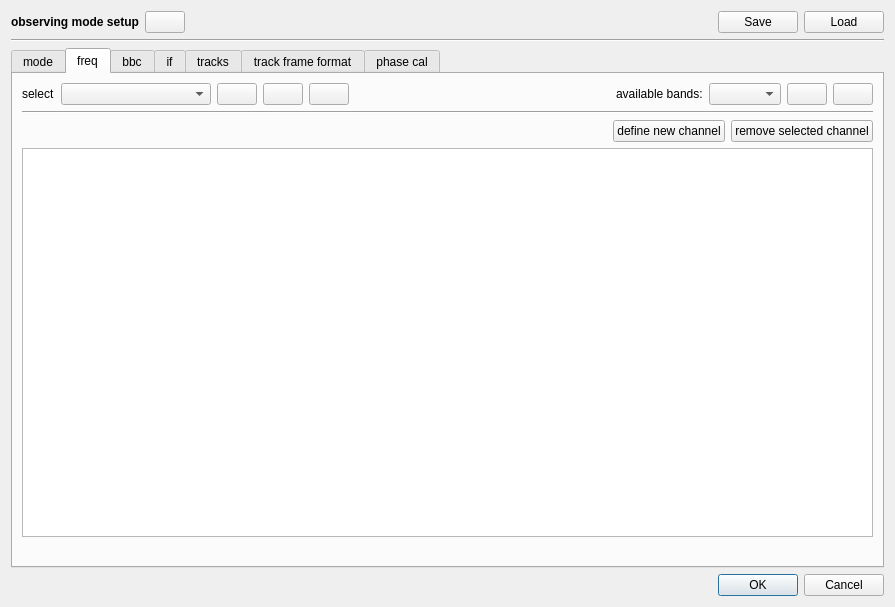
<?xml version="1.0" encoding="UTF-8"?>
<ui version="4.0">
 <class>ObsModeDialog</class>
 <widget class="QDialog" name="ObsModeDialog">
  <property name="geometry">
   <rect>
    <x>0</x>
    <y>0</y>
    <width>895</width>
    <height>607</height>
   </rect>
  </property>
  <property name="windowTitle">
   <string>Dialog</string>
  </property>
  <layout class="QVBoxLayout" name="verticalLayout">
   <item>
    <layout class="QHBoxLayout" name="horizontalLayout_10">
     <item>
      <widget class="QLabel" name="label_9">
       <property name="text">
        <string>&lt;html&gt;&lt;head/&gt;&lt;body&gt;&lt;p&gt;&lt;span style=&quot; font-weight:600;&quot;&gt;observing mode setup&lt;/span&gt;&lt;/p&gt;&lt;/body&gt;&lt;/html&gt;</string>
       </property>
      </widget>
     </item>
     <item>
      <widget class="QPushButton" name="pushButton_whatIsThis">
       <property name="text">
        <string/>
       </property>
       <property name="icon">
        <iconset resource="myresources.qrc">
         <normaloff>:/icons/icons/help.png</normaloff>:/icons/icons/help.png</iconset>
       </property>
      </widget>
     </item>
     <item>
      <spacer name="horizontalSpacer_10">
       <property name="orientation">
        <enum>Qt::Horizontal</enum>
       </property>
       <property name="sizeHint" stdset="0">
        <size>
         <width>40</width>
         <height>20</height>
        </size>
       </property>
      </spacer>
     </item>
     <item>
      <widget class="QPushButton" name="pushButton_save">
       <property name="text">
        <string>Save</string>
       </property>
       <property name="icon">
        <iconset resource="myresources.qrc">
         <normaloff>:/icons/icons/document-export.png</normaloff>:/icons/icons/document-export.png</iconset>
       </property>
      </widget>
     </item>
     <item>
      <widget class="QPushButton" name="pushButton_load">
       <property name="text">
        <string>Load</string>
       </property>
       <property name="icon">
        <iconset resource="myresources.qrc">
         <normaloff>:/icons/icons/folder-open-5.png</normaloff>:/icons/icons/folder-open-5.png</iconset>
       </property>
      </widget>
     </item>
    </layout>
   </item>
   <item>
    <widget class="Line" name="line_8">
     <property name="orientation">
      <enum>Qt::Horizontal</enum>
     </property>
    </widget>
   </item>
   <item>
    <widget class="QTabWidget" name="tabWidget">
     <property name="currentIndex">
      <number>1</number>
     </property>
     <widget class="QWidget" name="mode">
      <attribute name="title">
       <string>mode</string>
      </attribute>
      <layout class="QVBoxLayout" name="verticalLayout_2">
       <item>
        <layout class="QHBoxLayout" name="horizontalLayout">
         <item>
          <widget class="QLabel" name="label">
           <property name="text">
            <string>select</string>
           </property>
          </widget>
         </item>
         <item>
          <widget class="QComboBox" name="comboBox_selectMode">
           <property name="minimumSize">
            <size>
             <width>150</width>
             <height>0</height>
            </size>
           </property>
          </widget>
         </item>
         <item>
          <widget class="QPushButton" name="pushButton_renameModeBlock">
           <property name="toolTip">
            <string>rename</string>
           </property>
           <property name="statusTip">
            <string>rename</string>
           </property>
           <property name="text">
            <string/>
           </property>
           <property name="icon">
            <iconset resource="myresources.qrc">
             <normaloff>:/icons/icons/draw-line-2.png</normaloff>:/icons/icons/draw-line-2.png</iconset>
           </property>
          </widget>
         </item>
         <item>
          <widget class="QPushButton" name="pushButton_addMode">
           <property name="toolTip">
            <string>add new mode</string>
           </property>
           <property name="statusTip">
            <string>add new mode</string>
           </property>
           <property name="text">
            <string/>
           </property>
           <property name="icon">
            <iconset resource="myresources.qrc">
             <normaloff>:/icons/icons/edit-add.png</normaloff>:/icons/icons/edit-add.png</iconset>
           </property>
          </widget>
         </item>
         <item>
          <widget class="QPushButton" name="pushButton_removeMode">
           <property name="toolTip">
            <string>remove selected mode</string>
           </property>
           <property name="statusTip">
            <string>remove selected mode</string>
           </property>
           <property name="text">
            <string/>
           </property>
           <property name="icon">
            <iconset resource="myresources.qrc">
             <normaloff>:/icons/icons/edit-delete-6.png</normaloff>:/icons/icons/edit-delete-6.png</iconset>
           </property>
          </widget>
         </item>
         <item>
          <spacer name="horizontalSpacer">
           <property name="orientation">
            <enum>Qt::Horizontal</enum>
           </property>
           <property name="sizeHint" stdset="0">
            <size>
             <width>40</width>
             <height>20</height>
            </size>
           </property>
          </spacer>
         </item>
        </layout>
       </item>
       <item>
        <widget class="Line" name="line">
         <property name="orientation">
          <enum>Qt::Horizontal</enum>
         </property>
        </widget>
       </item>
       <item>
        <widget class="QTableView" name="tableView_mode"/>
       </item>
       <item>
        <widget class="QLabel" name="label_nrmode">
         <property name="text">
          <string/>
         </property>
         <property name="alignment">
          <set>Qt::AlignRight|Qt::AlignTrailing|Qt::AlignVCenter</set>
         </property>
        </widget>
       </item>
      </layout>
     </widget>
     <widget class="QWidget" name="freq">
      <attribute name="title">
       <string>freq</string>
      </attribute>
      <layout class="QVBoxLayout" name="verticalLayout_3">
       <item>
        <layout class="QHBoxLayout" name="horizontalLayout_2">
         <item>
          <widget class="QLabel" name="label_2">
           <property name="text">
            <string>select</string>
           </property>
          </widget>
         </item>
         <item>
          <widget class="QComboBox" name="comboBox_selectFreqBlock">
           <property name="minimumSize">
            <size>
             <width>150</width>
             <height>0</height>
            </size>
           </property>
          </widget>
         </item>
         <item>
          <widget class="QPushButton" name="pushButton_renameFreqBlock">
           <property name="toolTip">
            <string>rename</string>
           </property>
           <property name="statusTip">
            <string>rename</string>
           </property>
           <property name="text">
            <string/>
           </property>
           <property name="icon">
            <iconset resource="myresources.qrc">
             <normaloff>:/icons/icons/draw-line-2.png</normaloff>:/icons/icons/draw-line-2.png</iconset>
           </property>
          </widget>
         </item>
         <item>
          <widget class="QPushButton" name="pushButton_addFreqBlock">
           <property name="toolTip">
            <string>add new frequency block</string>
           </property>
           <property name="statusTip">
            <string>add new frequency block</string>
           </property>
           <property name="whatsThis">
            <string/>
           </property>
           <property name="text">
            <string/>
           </property>
           <property name="icon">
            <iconset resource="myresources.qrc">
             <normaloff>:/icons/icons/edit-add.png</normaloff>:/icons/icons/edit-add.png</iconset>
           </property>
          </widget>
         </item>
         <item>
          <widget class="QPushButton" name="pushButton_removeFreqBlock">
           <property name="toolTip">
            <string>remove selected frequency block</string>
           </property>
           <property name="statusTip">
            <string>remove selected frequency block</string>
           </property>
           <property name="text">
            <string/>
           </property>
           <property name="icon">
            <iconset resource="myresources.qrc">
             <normaloff>:/icons/icons/edit-delete-6.png</normaloff>:/icons/icons/edit-delete-6.png</iconset>
           </property>
          </widget>
         </item>
         <item>
          <spacer name="horizontalSpacer_2">
           <property name="orientation">
            <enum>Qt::Horizontal</enum>
           </property>
           <property name="sizeHint" stdset="0">
            <size>
             <width>40</width>
             <height>20</height>
            </size>
           </property>
          </spacer>
         </item>
         <item>
          <widget class="QLabel" name="label_11">
           <property name="text">
            <string>available bands:</string>
           </property>
          </widget>
         </item>
         <item>
          <widget class="QComboBox" name="comboBox_bands"/>
         </item>
         <item>
          <widget class="QPushButton" name="pushButton_addNewBand">
           <property name="text">
            <string/>
           </property>
           <property name="icon">
            <iconset resource="myresources.qrc">
             <normaloff>:/icons/icons/edit-add.png</normaloff>:/icons/icons/edit-add.png</iconset>
           </property>
          </widget>
         </item>
         <item>
          <widget class="QPushButton" name="pushButton_removeBand">
           <property name="text">
            <string/>
           </property>
           <property name="icon">
            <iconset resource="myresources.qrc">
             <normaloff>:/icons/icons/edit-delete-6.png</normaloff>:/icons/icons/edit-delete-6.png</iconset>
           </property>
          </widget>
         </item>
        </layout>
       </item>
       <item>
        <widget class="Line" name="line_2">
         <property name="orientation">
          <enum>Qt::Horizontal</enum>
         </property>
        </widget>
       </item>
       <item>
        <layout class="QHBoxLayout" name="horizontalLayout_3">
         <item>
          <spacer name="horizontalSpacer_3">
           <property name="orientation">
            <enum>Qt::Horizontal</enum>
           </property>
           <property name="sizeHint" stdset="0">
            <size>
             <width>40</width>
             <height>20</height>
            </size>
           </property>
          </spacer>
         </item>
         <item>
          <widget class="QPushButton" name="pushButton_defineChannel">
           <property name="text">
            <string>define new channel</string>
           </property>
           <property name="icon">
            <iconset resource="myresources.qrc">
             <normaloff>:/icons/icons/edit-add.png</normaloff>:/icons/icons/edit-add.png</iconset>
           </property>
          </widget>
         </item>
         <item>
          <widget class="QPushButton" name="pushButton_removeChannel">
           <property name="text">
            <string>remove selected channel</string>
           </property>
           <property name="icon">
            <iconset resource="myresources.qrc">
             <normaloff>:/icons/icons/edit-delete-6.png</normaloff>:/icons/icons/edit-delete-6.png</iconset>
           </property>
          </widget>
         </item>
        </layout>
       </item>
       <item>
        <widget class="QTableView" name="tableView_freq"/>
       </item>
       <item>
        <widget class="QLabel" name="label_nffreq">
         <property name="text">
          <string/>
         </property>
         <property name="alignment">
          <set>Qt::AlignRight|Qt::AlignTrailing|Qt::AlignVCenter</set>
         </property>
        </widget>
       </item>
      </layout>
     </widget>
     <widget class="QWidget" name="bbc">
      <attribute name="title">
       <string>bbc</string>
      </attribute>
      <layout class="QVBoxLayout" name="verticalLayout_4">
       <item>
        <layout class="QHBoxLayout" name="horizontalLayout_5">
         <item>
          <widget class="QLabel" name="label_3">
           <property name="text">
            <string>select</string>
           </property>
          </widget>
         </item>
         <item>
          <widget class="QComboBox" name="comboBox_selectBbcBlock">
           <property name="minimumSize">
            <size>
             <width>150</width>
             <height>0</height>
            </size>
           </property>
          </widget>
         </item>
         <item>
          <widget class="QPushButton" name="pushButton_renameBbcBlock">
           <property name="text">
            <string>rename</string>
           </property>
           <property name="icon">
            <iconset resource="myresources.qrc">
             <normaloff>:/icons/icons/draw-line-2.png</normaloff>:/icons/icons/draw-line-2.png</iconset>
           </property>
          </widget>
         </item>
         <item>
          <spacer name="horizontalSpacer_5">
           <property name="orientation">
            <enum>Qt::Horizontal</enum>
           </property>
           <property name="sizeHint" stdset="0">
            <size>
             <width>40</width>
             <height>20</height>
            </size>
           </property>
          </spacer>
         </item>
         <item>
          <widget class="QPushButton" name="pushButton_addBbcBlock">
           <property name="text">
            <string>add new BBC block</string>
           </property>
           <property name="icon">
            <iconset resource="myresources.qrc">
             <normaloff>:/icons/icons/edit-add.png</normaloff>:/icons/icons/edit-add.png</iconset>
           </property>
          </widget>
         </item>
         <item>
          <widget class="QPushButton" name="pushButton_removeBbcBlock">
           <property name="text">
            <string>remove selected BBC block</string>
           </property>
           <property name="icon">
            <iconset resource="myresources.qrc">
             <normaloff>:/icons/icons/edit-delete-6.png</normaloff>:/icons/icons/edit-delete-6.png</iconset>
           </property>
          </widget>
         </item>
        </layout>
       </item>
       <item>
        <widget class="Line" name="line_3">
         <property name="orientation">
          <enum>Qt::Horizontal</enum>
         </property>
        </widget>
       </item>
       <item>
        <layout class="QHBoxLayout" name="horizontalLayout_4">
         <item>
          <spacer name="horizontalSpacer_4">
           <property name="orientation">
            <enum>Qt::Horizontal</enum>
           </property>
           <property name="sizeHint" stdset="0">
            <size>
             <width>40</width>
             <height>20</height>
            </size>
           </property>
          </spacer>
         </item>
         <item>
          <widget class="QPushButton" name="pushButton_assignBbc">
           <property name="text">
            <string>assign new bbc</string>
           </property>
           <property name="icon">
            <iconset resource="myresources.qrc">
             <normaloff>:/icons/icons/edit-add.png</normaloff>:/icons/icons/edit-add.png</iconset>
           </property>
          </widget>
         </item>
         <item>
          <widget class="QPushButton" name="pushButton_removeBbc">
           <property name="text">
            <string>remove selected bbc</string>
           </property>
           <property name="icon">
            <iconset resource="myresources.qrc">
             <normaloff>:/icons/icons/edit-delete-6.png</normaloff>:/icons/icons/edit-delete-6.png</iconset>
           </property>
          </widget>
         </item>
        </layout>
       </item>
       <item>
        <widget class="QTableView" name="tableView_bbc"/>
       </item>
       <item>
        <widget class="QLabel" name="label_nrbbc">
         <property name="text">
          <string/>
         </property>
         <property name="alignment">
          <set>Qt::AlignRight|Qt::AlignTrailing|Qt::AlignVCenter</set>
         </property>
        </widget>
       </item>
      </layout>
     </widget>
     <widget class="QWidget" name="if_2">
      <attribute name="title">
       <string>if</string>
      </attribute>
      <layout class="QVBoxLayout" name="verticalLayout_5">
       <item>
        <layout class="QHBoxLayout" name="horizontalLayout_7">
         <item>
          <widget class="QLabel" name="label_4">
           <property name="text">
            <string>select</string>
           </property>
          </widget>
         </item>
         <item>
          <widget class="QComboBox" name="comboBox_selectIfBlock">
           <property name="minimumSize">
            <size>
             <width>150</width>
             <height>0</height>
            </size>
           </property>
          </widget>
         </item>
         <item>
          <widget class="QPushButton" name="pushButton_renameIfBlock">
           <property name="text">
            <string>rename</string>
           </property>
           <property name="icon">
            <iconset resource="myresources.qrc">
             <normaloff>:/icons/icons/draw-line-2.png</normaloff>:/icons/icons/draw-line-2.png</iconset>
           </property>
          </widget>
         </item>
         <item>
          <spacer name="horizontalSpacer_7">
           <property name="orientation">
            <enum>Qt::Horizontal</enum>
           </property>
           <property name="sizeHint" stdset="0">
            <size>
             <width>40</width>
             <height>20</height>
            </size>
           </property>
          </spacer>
         </item>
         <item>
          <widget class="QPushButton" name="pushButton_addIfBlock">
           <property name="text">
            <string>add new IF block</string>
           </property>
           <property name="icon">
            <iconset resource="myresources.qrc">
             <normaloff>:/icons/icons/edit-add.png</normaloff>:/icons/icons/edit-add.png</iconset>
           </property>
          </widget>
         </item>
         <item>
          <widget class="QPushButton" name="pushButton_removeIfBlock">
           <property name="text">
            <string>remove selected IF block</string>
           </property>
           <property name="icon">
            <iconset resource="myresources.qrc">
             <normaloff>:/icons/icons/edit-delete-6.png</normaloff>:/icons/icons/edit-delete-6.png</iconset>
           </property>
          </widget>
         </item>
        </layout>
       </item>
       <item>
        <widget class="Line" name="line_4">
         <property name="orientation">
          <enum>Qt::Horizontal</enum>
         </property>
        </widget>
       </item>
       <item>
        <layout class="QHBoxLayout" name="horizontalLayout_6">
         <item>
          <spacer name="horizontalSpacer_6">
           <property name="orientation">
            <enum>Qt::Horizontal</enum>
           </property>
           <property name="sizeHint" stdset="0">
            <size>
             <width>40</width>
             <height>20</height>
            </size>
           </property>
          </spacer>
         </item>
         <item>
          <widget class="QPushButton" name="pushButton_defineIf">
           <property name="text">
            <string>define new IF</string>
           </property>
           <property name="icon">
            <iconset resource="myresources.qrc">
             <normaloff>:/icons/icons/edit-add.png</normaloff>:/icons/icons/edit-add.png</iconset>
           </property>
          </widget>
         </item>
         <item>
          <widget class="QPushButton" name="pushButton_removeIf">
           <property name="text">
            <string>remove selected IF</string>
           </property>
           <property name="icon">
            <iconset resource="myresources.qrc">
             <normaloff>:/icons/icons/edit-delete-6.png</normaloff>:/icons/icons/edit-delete-6.png</iconset>
           </property>
          </widget>
         </item>
        </layout>
       </item>
       <item>
        <widget class="QTableView" name="tableView_if"/>
       </item>
       <item>
        <widget class="QLabel" name="label_nrif">
         <property name="text">
          <string/>
         </property>
         <property name="alignment">
          <set>Qt::AlignRight|Qt::AlignTrailing|Qt::AlignVCenter</set>
         </property>
        </widget>
       </item>
      </layout>
     </widget>
     <widget class="QWidget" name="tracks">
      <attribute name="title">
       <string>tracks</string>
      </attribute>
      <layout class="QVBoxLayout" name="verticalLayout_6">
       <item>
        <layout class="QHBoxLayout" name="horizontalLayout_9">
         <item>
          <widget class="QLabel" name="label_5">
           <property name="text">
            <string>select</string>
           </property>
          </widget>
         </item>
         <item>
          <widget class="QComboBox" name="comboBox_selectTracksBlock">
           <property name="minimumSize">
            <size>
             <width>150</width>
             <height>0</height>
            </size>
           </property>
          </widget>
         </item>
         <item>
          <widget class="QPushButton" name="pushButton_renameTracksBock">
           <property name="text">
            <string>rename</string>
           </property>
           <property name="icon">
            <iconset resource="myresources.qrc">
             <normaloff>:/icons/icons/draw-line-2.png</normaloff>:/icons/icons/draw-line-2.png</iconset>
           </property>
          </widget>
         </item>
         <item>
          <spacer name="horizontalSpacer_9">
           <property name="orientation">
            <enum>Qt::Horizontal</enum>
           </property>
           <property name="sizeHint" stdset="0">
            <size>
             <width>40</width>
             <height>20</height>
            </size>
           </property>
          </spacer>
         </item>
         <item>
          <widget class="QPushButton" name="pushButton_addTracksBlock">
           <property name="text">
            <string>add new tracks block</string>
           </property>
           <property name="icon">
            <iconset resource="myresources.qrc">
             <normaloff>:/icons/icons/edit-add.png</normaloff>:/icons/icons/edit-add.png</iconset>
           </property>
          </widget>
         </item>
         <item>
          <widget class="QPushButton" name="pushButton_removeTracksBlock">
           <property name="text">
            <string>remove selected tracks block</string>
           </property>
           <property name="icon">
            <iconset resource="myresources.qrc">
             <normaloff>:/icons/icons/edit-delete-6.png</normaloff>:/icons/icons/edit-delete-6.png</iconset>
           </property>
          </widget>
         </item>
        </layout>
       </item>
       <item>
        <widget class="Line" name="line_5">
         <property name="orientation">
          <enum>Qt::Horizontal</enum>
         </property>
        </widget>
       </item>
       <item>
        <layout class="QHBoxLayout" name="horizontalLayout_8">
         <item>
          <widget class="QLabel" name="label_8">
           <property name="text">
            <string>bits</string>
           </property>
          </widget>
         </item>
         <item>
          <widget class="QSpinBox" name="spinBox">
           <property name="minimum">
            <number>1</number>
           </property>
           <property name="maximum">
            <number>2</number>
           </property>
          </widget>
         </item>
         <item>
          <widget class="QLabel" name="label_10">
           <property name="text">
            <string>fanout</string>
           </property>
          </widget>
         </item>
         <item>
          <widget class="QComboBox" name="comboBox">
           <item>
            <property name="text">
             <string>1:1</string>
            </property>
           </item>
           <item>
            <property name="text">
             <string>1:2</string>
            </property>
           </item>
           <item>
            <property name="text">
             <string>1:3</string>
            </property>
           </item>
           <item>
            <property name="text">
             <string>1:4</string>
            </property>
           </item>
          </widget>
         </item>
         <item>
          <spacer name="horizontalSpacer_8">
           <property name="orientation">
            <enum>Qt::Horizontal</enum>
           </property>
           <property name="sizeHint" stdset="0">
            <size>
             <width>40</width>
             <height>20</height>
            </size>
           </property>
          </spacer>
         </item>
         <item>
          <widget class="QPushButton" name="pushButton_addFanout">
           <property name="text">
            <string>add new fanout</string>
           </property>
           <property name="icon">
            <iconset resource="myresources.qrc">
             <normaloff>:/icons/icons/edit-add.png</normaloff>:/icons/icons/edit-add.png</iconset>
           </property>
          </widget>
         </item>
         <item>
          <widget class="QPushButton" name="pushButton_removeFanout">
           <property name="text">
            <string>remove selected fanout</string>
           </property>
           <property name="icon">
            <iconset resource="myresources.qrc">
             <normaloff>:/icons/icons/edit-delete-6.png</normaloff>:/icons/icons/edit-delete-6.png</iconset>
           </property>
          </widget>
         </item>
        </layout>
       </item>
       <item>
        <widget class="QTableView" name="tableView_tracks"/>
       </item>
       <item>
        <widget class="QLabel" name="label_nrtracks">
         <property name="text">
          <string/>
         </property>
         <property name="alignment">
          <set>Qt::AlignRight|Qt::AlignTrailing|Qt::AlignVCenter</set>
         </property>
        </widget>
       </item>
      </layout>
     </widget>
     <widget class="QWidget" name="track_frame_format">
      <attribute name="title">
       <string>track frame format</string>
      </attribute>
      <layout class="QVBoxLayout" name="verticalLayout_7">
       <item>
        <layout class="QHBoxLayout" name="horizontalLayout_11">
         <item>
          <widget class="QLabel" name="label_6">
           <property name="text">
            <string>select</string>
           </property>
          </widget>
         </item>
         <item>
          <widget class="QComboBox" name="comboBox_selectTrackFrameFormat">
           <property name="minimumSize">
            <size>
             <width>150</width>
             <height>0</height>
            </size>
           </property>
          </widget>
         </item>
         <item>
          <widget class="QPushButton" name="pushButton_renameTrackFrameFormat">
           <property name="text">
            <string>rename</string>
           </property>
           <property name="icon">
            <iconset resource="myresources.qrc">
             <normaloff>:/icons/icons/draw-line-2.png</normaloff>:/icons/icons/draw-line-2.png</iconset>
           </property>
          </widget>
         </item>
         <item>
          <spacer name="horizontalSpacer_11">
           <property name="orientation">
            <enum>Qt::Horizontal</enum>
           </property>
           <property name="sizeHint" stdset="0">
            <size>
             <width>40</width>
             <height>20</height>
            </size>
           </property>
          </spacer>
         </item>
         <item>
          <widget class="QPushButton" name="pushButton_addTrackFrameFormat">
           <property name="text">
            <string>add new track frame format block</string>
           </property>
           <property name="icon">
            <iconset resource="myresources.qrc">
             <normaloff>:/icons/icons/edit-add.png</normaloff>:/icons/icons/edit-add.png</iconset>
           </property>
          </widget>
         </item>
         <item>
          <widget class="QPushButton" name="pushButton_removeTrackFrameFormatBlock">
           <property name="text">
            <string>remove selected track frame format</string>
           </property>
           <property name="icon">
            <iconset resource="myresources.qrc">
             <normaloff>:/icons/icons/edit-delete-6.png</normaloff>:/icons/icons/edit-delete-6.png</iconset>
           </property>
          </widget>
         </item>
        </layout>
       </item>
       <item>
        <widget class="Line" name="line_6">
         <property name="orientation">
          <enum>Qt::Horizontal</enum>
         </property>
        </widget>
       </item>
       <item>
        <spacer name="verticalSpacer">
         <property name="orientation">
          <enum>Qt::Vertical</enum>
         </property>
         <property name="sizeHint" stdset="0">
          <size>
           <width>20</width>
           <height>40</height>
          </size>
         </property>
        </spacer>
       </item>
      </layout>
     </widget>
     <widget class="QWidget" name="phace_cal">
      <attribute name="title">
       <string>phase cal</string>
      </attribute>
      <layout class="QVBoxLayout" name="verticalLayout_8">
       <item>
        <layout class="QHBoxLayout" name="horizontalLayout_13">
         <item>
          <widget class="QLabel" name="label_7">
           <property name="text">
            <string>select</string>
           </property>
          </widget>
         </item>
         <item>
          <widget class="QComboBox" name="comboBox_selectPhaseCal">
           <property name="minimumSize">
            <size>
             <width>150</width>
             <height>0</height>
            </size>
           </property>
          </widget>
         </item>
         <item>
          <widget class="QPushButton" name="pushButton_renamePhaseCal">
           <property name="text">
            <string>rename</string>
           </property>
           <property name="icon">
            <iconset resource="myresources.qrc">
             <normaloff>:/icons/icons/draw-line-2.png</normaloff>:/icons/icons/draw-line-2.png</iconset>
           </property>
          </widget>
         </item>
         <item>
          <spacer name="horizontalSpacer_13">
           <property name="orientation">
            <enum>Qt::Horizontal</enum>
           </property>
           <property name="sizeHint" stdset="0">
            <size>
             <width>40</width>
             <height>20</height>
            </size>
           </property>
          </spacer>
         </item>
         <item>
          <widget class="QPushButton" name="pushButton_addPhaseCalBlcok">
           <property name="text">
            <string>add new phase cal block</string>
           </property>
           <property name="icon">
            <iconset resource="myresources.qrc">
             <normaloff>:/icons/icons/edit-add.png</normaloff>:/icons/icons/edit-add.png</iconset>
           </property>
          </widget>
         </item>
         <item>
          <widget class="QPushButton" name="pushButton_removePhaseCalBlock">
           <property name="text">
            <string>remove selected phase cal block</string>
           </property>
           <property name="icon">
            <iconset resource="myresources.qrc">
             <normaloff>:/icons/icons/edit-delete-6.png</normaloff>:/icons/icons/edit-delete-6.png</iconset>
           </property>
          </widget>
         </item>
        </layout>
       </item>
       <item>
        <widget class="Line" name="line_7">
         <property name="orientation">
          <enum>Qt::Horizontal</enum>
         </property>
        </widget>
       </item>
       <item>
        <layout class="QHBoxLayout" name="horizontalLayout_12">
         <item>
          <spacer name="horizontalSpacer_12">
           <property name="orientation">
            <enum>Qt::Horizontal</enum>
           </property>
           <property name="sizeHint" stdset="0">
            <size>
             <width>40</width>
             <height>20</height>
            </size>
           </property>
          </spacer>
         </item>
         <item>
          <widget class="QPushButton" name="pushButton_addPhaceCalDetect">
           <property name="text">
            <string>add phase cal detect</string>
           </property>
           <property name="icon">
            <iconset resource="myresources.qrc">
             <normaloff>:/icons/icons/edit-add.png</normaloff>:/icons/icons/edit-add.png</iconset>
           </property>
          </widget>
         </item>
         <item>
          <widget class="QPushButton" name="pushButton_removePhaceCalDetect">
           <property name="text">
            <string>remove selected phase cal detect</string>
           </property>
           <property name="icon">
            <iconset resource="myresources.qrc">
             <normaloff>:/icons/icons/edit-delete-6.png</normaloff>:/icons/icons/edit-delete-6.png</iconset>
           </property>
          </widget>
         </item>
        </layout>
       </item>
       <item>
        <widget class="QTableView" name="tableView_phaceCal"/>
       </item>
       <item>
        <widget class="QLabel" name="label_nrphaseCal">
         <property name="text">
          <string/>
         </property>
         <property name="alignment">
          <set>Qt::AlignRight|Qt::AlignTrailing|Qt::AlignVCenter</set>
         </property>
        </widget>
       </item>
      </layout>
     </widget>
    </widget>
   </item>
   <item>
    <widget class="QDialogButtonBox" name="buttonBox">
     <property name="orientation">
      <enum>Qt::Horizontal</enum>
     </property>
     <property name="standardButtons">
      <set>QDialogButtonBox::Cancel|QDialogButtonBox::Ok</set>
     </property>
    </widget>
   </item>
  </layout>
 </widget>
 <resources>
  <include location="myresources.qrc"/>
 </resources>
 <connections>
  <connection>
   <sender>buttonBox</sender>
   <signal>accepted()</signal>
   <receiver>ObsModeDialog</receiver>
   <slot>accept()</slot>
   <hints>
    <hint type="sourcelabel">
     <x>257</x>
     <y>597</y>
    </hint>
    <hint type="destinationlabel">
     <x>157</x>
     <y>274</y>
    </hint>
   </hints>
  </connection>
  <connection>
   <sender>buttonBox</sender>
   <signal>rejected()</signal>
   <receiver>ObsModeDialog</receiver>
   <slot>reject()</slot>
   <hints>
    <hint type="sourcelabel">
     <x>325</x>
     <y>597</y>
    </hint>
    <hint type="destinationlabel">
     <x>286</x>
     <y>274</y>
    </hint>
   </hints>
  </connection>
 </connections>
</ui>
